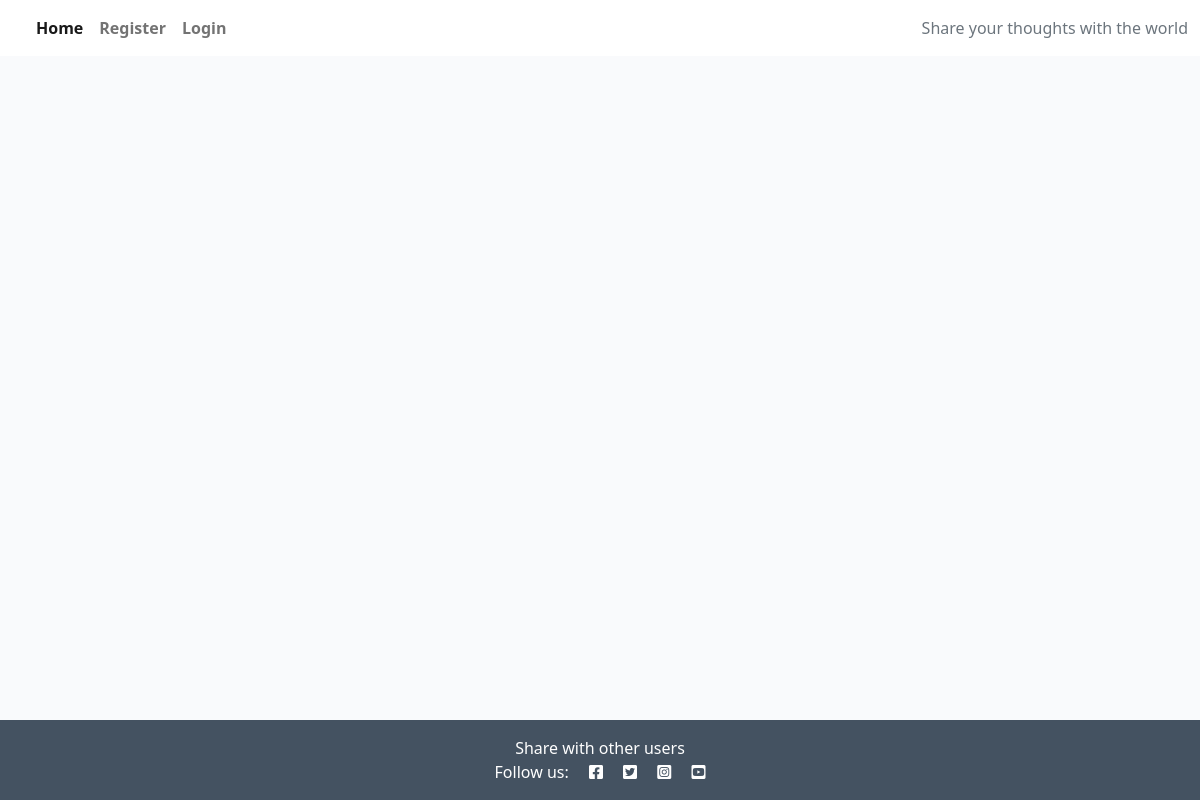
Before: / with the older database file.
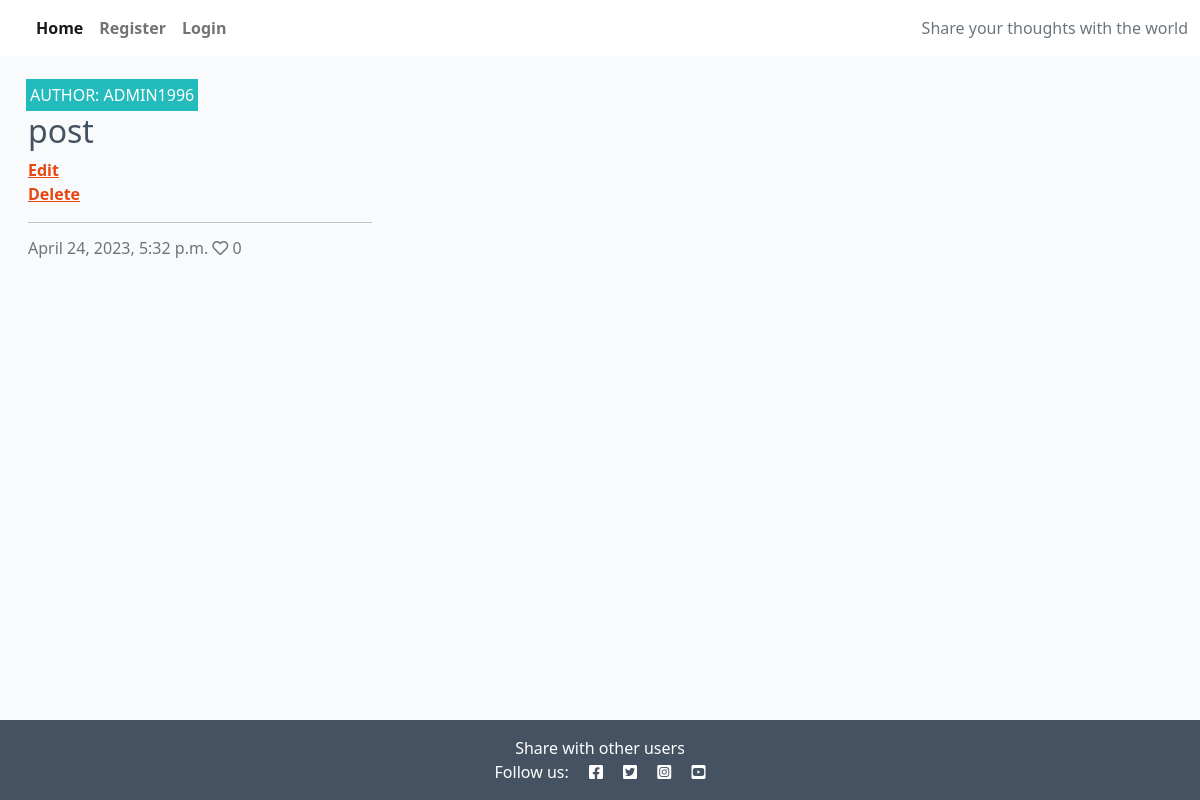
After: the same page with the newer database file.
### blog/models.py (models this page shows, shortened)
class Post(models.Model):
    title = models.CharField(max_length=200, unique=True)
    slug = models.SlugField(max_length=200, unique=True)
    author = models.ForeignKey(
        User, on_delete=models.CASCADE, related_name="blog_posts"
    )
    featured_image = CloudinaryField('image', default='placeholder')
    excerpt = models.TextField(blank=True)
    updated_on = models.DateTimeField(auto_now=True)
    content = models.TextField()
    created_on = models.DateTimeField(auto_now_add=True)
    status = models.IntegerField(choices=STATUS, default=0)
    likes = models.ManyToManyField(
        User, related_name='blogpost_like', blank=True)
    class Meta:
        ordering = ["-created_on"]
    def number_of_likes(self):
        return self.likes.count()

### blog/views.py (the view)
# urls.py: path('', views.PostList.as_view(), name='home'),
class PostList(generic.ListView):
    model = Post
    queryset = Post.objects.filter(status=1).order_by("-created_on")
    template_name = "index.html"
    paginate_by = 6

### templates/index.html (shortened to what this page needs)
{% extends "base.html" %}
{% block content %}
<div class="container-fluid">
    <div class="row">
        <div class="col-12 mt-3 left">
            <div class="row">
                {% for post in post_list %}
                <div class="col-md-4">
                    <div class="card mb-4">
                        <div class="card-body">
                            <div class="image-container">
                                <div class="image-flash">
                                    <p class="author">Author: {{ post.author }}</p>
                                </div>
                            </div>
                            <a href="{% url 'post_detail' post.slug %}" class="post-link">
                                <h2 class="card-title">{{ post.title }}</h2>
                            </a>
                            <a class="nav-item" href=" {% url 'edit_post' post.id %}">Edit
                            </a>
                            <a class="nav-item" href=" {% url 'delete_confirm' post.id %}">Delete
                            </a>
                            <hr />
                            <p class="card-text text-muted h6">{{ post.created_on}} <i class="far fa-heart"></i>
                                {{ post.number_of_likes }}</p>
                        </div>
                    </div>
                </div>
                {% endfor %}
            </div>
        </div>
    </div>
</div>
{%endblock%}

### templates/base.html (shortened to what this page needs)
<!DOCTYPE html>
{% load static %}
<html lang=en class="h-100">
<head>
    <link rel="stylesheet" href="https://cdnjs.cloudflare.com/ajax/libs/font-awesome/5.15.3/css/all.min.css">
    <link href="https://cdn.jsdelivr.net/npm/bootstrap@5.0.1/dist/css/bootstrap.min.css" rel="stylesheet"
>
    <link rel="stylesheet" href="{% static 'css/style.css' %}">
</head>
<body class="d-flex flex-column h-100 main-bg">
    <nav class="navbar navbar-expand-lg navbar-light bg-white">
        <div class="container-fluid">
            <div class="collapse navbar-collapse" id="navbarText">
                <ul class="navbar-nav me-auto mb-2 mb-lg-0">
                    <li class="nav-item">
                        <a class="nav-link active" aria-current="page" href="{% url 'home' %}">Home</a>
                    </li>
                    {% if user.is_authenticated %}
                    <li class="nav-item">
                        <a class="nav-link" href="{% url 'account_logout' %}">Logout</a>
                    </li>
                    {% else %}
                    <li class="nav-item">
                        <a class="nav-link" href="{% url 'account_signup' %}">Register</a>
                    </li>
                    <li class="nav-item">
                        <a class="nav-link" href="{% url 'account_login' %}">Login</a>
                    </li>
                    {% endif %}
                </ul>
                <span class="navbar-text text-muted">
                    Share your thoughts with the world
                </span>
            </div>
        </div>
    </nav>
    <main class="flex-shrink-0 main-bg">
        {% block content %}{% endblock content %}
    </main>
    <footer class="footer mt-auto py-3 dark-bg">
        <p class="m-0 text-center text-white">Share with other users</p>
        <p class="m-0 text-center text-white">Follow us: <i class="fab fa-facebook-square ms-3"></i>
            <i class="fab fa-twitter-square ms-3"></i>
            <i class="fab fa-instagram-square ms-3"></i>
            <i class="fab fa-youtube-square ms-3"></i></p>
    </footer>
</body>
</html>

### static/css/style.css (style rules this page uses)
body { background-color: #F9FAFC; }
.dark-bg { background-color: #445261; }
.main-bg { background-color: #F9FAFC; }
.card { border: none; background-color: transparent; }
.image-container { position: relative; }
.image-flash { position: absolute; bottom: 5%; min-width: 30%; left: -2px; background-color: #23BBBB; }
.author { color: white; margin: 4px; text-transform: uppercase; }
.post-link { text-decoration: none; color: #445261; }
.nav-item { color: #E84610; font-weight: bold; border: none; background: transparent; }
.card-text { color: #E84610; border: none; background: transparent; }

Changed rows visible on the page:
added Post: author "ADMIN1996", title "post", created_on "April 24, 2023, 5:32 p.m.", number_of_likes "0"
